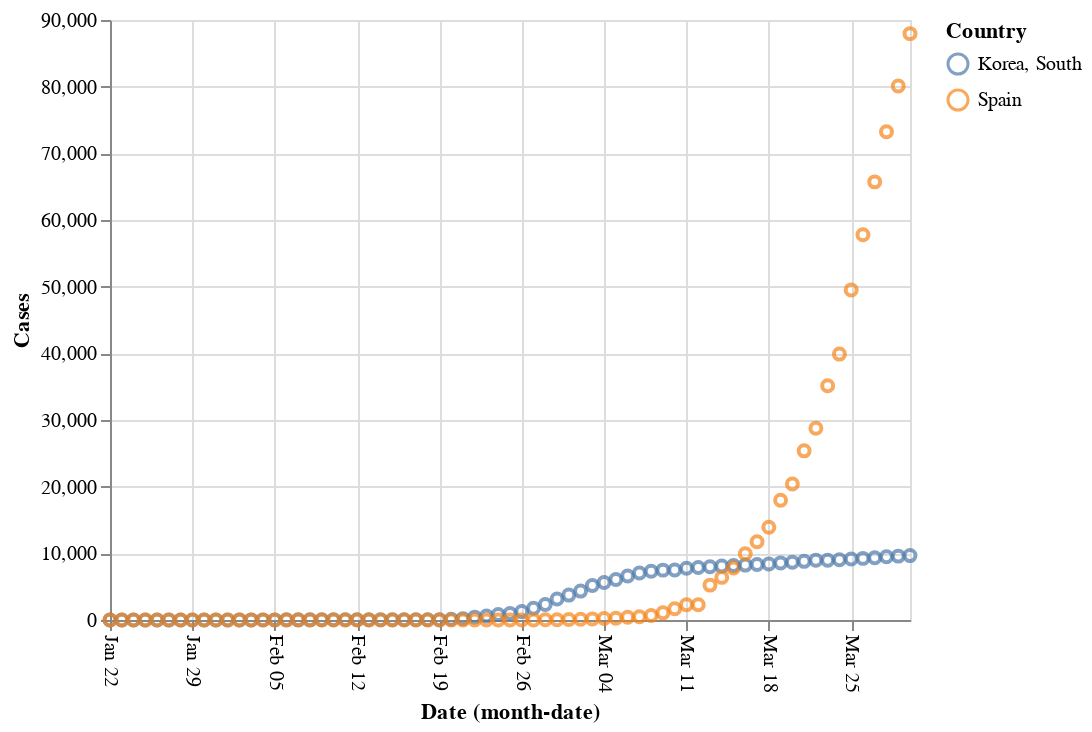

Source (notebook cell):
### Code cell
alt.Chart(covid19[covid19.Country.isin(['Spain',
                                        'Korea, South'])]
         ).mark_point().encode(x=alt.X('monthdate(Date)', 
                                                  axis=alt.Axis(labelAngle=90)), 
                                         y='Cases', color='Country')

### Figure 1 — Vega-Lite specification as saved in the notebook (floating-point values rounded to 4 significant figures; data arrays with more than 128 entries replaced by an {"elided": "..."} marker saying what was removed)
{"config": {"view": {"continuousWidth": 400, "continuousHeight": 300}}, "data": {"name": "data-ff508691ffcc26f6b88ca5c2ea20fd66"}, "mark": "point", "encoding": {"color": {"type": "nominal", "field": "Country"}, "x": {"type": "temporal", "axis": {"labelAngle": 90}, "field": "Date", "timeUnit": "monthdate"}, "y": {"type": "quantitative", "field": "Cases"}}, "$schema": "https://vega.github.io/schema/vega-lite/v4.0.2.json", "datasets": {"data-ff508691ffcc26f6b88ca5c2ea20fd66": {"elided": "138 records"}}}
